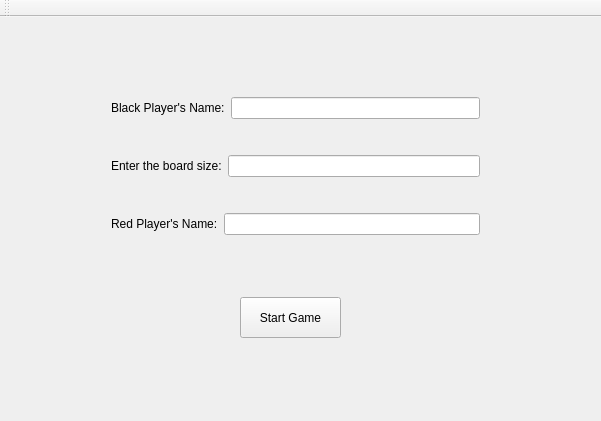
<?xml version="1.0" encoding="UTF-8"?>
<ui version="4.0">
 <class>MainWindowClass</class>
 <widget class="QMainWindow" name="MainWindowClass">
  <property name="geometry">
   <rect>
    <x>0</x>
    <y>0</y>
    <width>601</width>
    <height>421</height>
   </rect>
  </property>
  <property name="windowTitle">
   <string>MainWindow</string>
  </property>
  <widget class="QWidget" name="centralWidget">
   <widget class="QWidget" name="verticalLayoutWidget">
    <property name="geometry">
     <rect>
      <x>100</x>
      <y>40</y>
      <width>391</width>
      <height>221</height>
     </rect>
    </property>
    <layout class="QVBoxLayout" name="verticalLayout">
     <property name="spacing">
      <number>7</number>
     </property>
     <item>
      <layout class="QHBoxLayout" name="horizontalLayout_3">
       <item>
        <widget class="QLabel" name="lblBlackName">
         <property name="text">
          <string>Black Player's Name:</string>
         </property>
        </widget>
       </item>
       <item>
        <widget class="QLineEdit" name="txtBlackName"/>
       </item>
      </layout>
     </item>
     <item>
      <layout class="QHBoxLayout" name="horizontalLayout">
       <item>
        <widget class="QLabel" name="lblBoardSize">
         <property name="text">
          <string>Enter the board size:</string>
         </property>
        </widget>
       </item>
       <item>
        <widget class="QLineEdit" name="txtBoardSize"/>
       </item>
      </layout>
     </item>
     <item>
      <layout class="QHBoxLayout" name="horizontalLayout_2">
       <item>
        <widget class="QLabel" name="lblRedName">
         <property name="text">
          <string>Red Player's Name:</string>
         </property>
        </widget>
       </item>
       <item>
        <widget class="QLineEdit" name="txtRedName"/>
       </item>
      </layout>
     </item>
    </layout>
   </widget>
   <widget class="QPushButton" name="btnStartGame">
    <property name="geometry">
     <rect>
      <x>240</x>
      <y>280</y>
      <width>101</width>
      <height>41</height>
     </rect>
    </property>
    <property name="text">
     <string>Start Game</string>
    </property>
   </widget>
  </widget>
  <widget class="QToolBar" name="mainToolBar">
   <attribute name="toolBarArea">
    <enum>TopToolBarArea</enum>
   </attribute>
   <attribute name="toolBarBreak">
    <bool>false</bool>
   </attribute>
  </widget>
 </widget>
 <layoutdefault spacing="6" margin="11"/>
 <resources>
  <include location="MainWindow.qrc"/>
 </resources>
 <connections/>
</ui>
